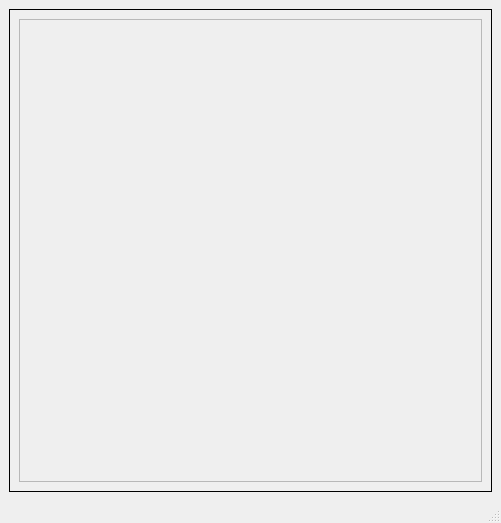
<?xml version="1.0" encoding="UTF-8"?>
<ui version="4.0">
 <class>MainWindow</class>
 <widget class="QMainWindow" name="MainWindow">
  <property name="geometry">
   <rect>
    <x>0</x>
    <y>0</y>
    <width>501</width>
    <height>523</height>
   </rect>
  </property>
  <property name="windowTitle">
   <string>MainWindow</string>
  </property>
  <widget class="QWidget" name="centralwidget">
   <layout class="QGridLayout" name="gridLayout">
    <item row="0" column="0">
     <widget class="QScrollArea" name="scrollArea">
      <property name="frameShape">
       <enum>QFrame::Box</enum>
      </property>
      <property name="frameShadow">
       <enum>QFrame::Plain</enum>
      </property>
      <property name="lineWidth">
       <number>1</number>
      </property>
      <property name="widgetResizable">
       <bool>true</bool>
      </property>
      <widget class="QWidget" name="scrollAreaWidgetContents">
       <property name="geometry">
        <rect>
         <x>0</x>
         <y>0</y>
         <width>477</width>
         <height>448</height>
        </rect>
       </property>
       <layout class="QGridLayout" name="gridLayout_3">
        <item row="1" column="0">
         <widget class="QFrame" name="frame">
          <property name="minimumSize">
           <size>
            <width>455</width>
            <height>426</height>
           </size>
          </property>
          <property name="frameShape">
           <enum>QFrame::StyledPanel</enum>
          </property>
          <property name="frameShadow">
           <enum>QFrame::Raised</enum>
          </property>
          <layout class="QGridLayout" name="gridLayout_2"/>
         </widget>
        </item>
       </layout>
      </widget>
     </widget>
    </item>
   </layout>
  </widget>
  <widget class="QMenuBar" name="menubar">
   <property name="geometry">
    <rect>
     <x>0</x>
     <y>0</y>
     <width>501</width>
     <height>26</height>
    </rect>
   </property>
  </widget>
  <widget class="QStatusBar" name="statusbar"/>
 </widget>
 <resources/>
 <connections/>
</ui>
